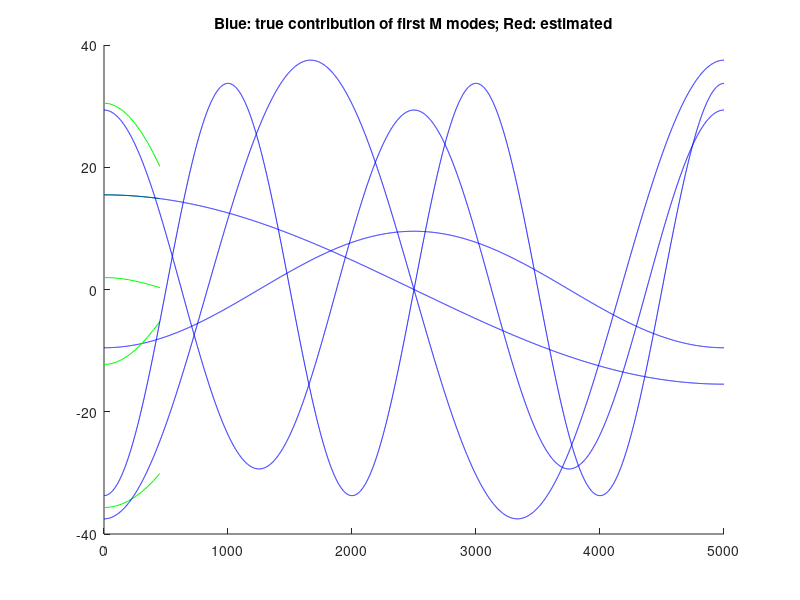

This figure's MATLAB source: (Note: this script raises an error after producing the figure.)
G=20;%true number of modes
M=5;%number of modes fit


for ii=1:1
atrue=randn(G,1).*[G:-1:1]';%3.*[G:-1:1]';atrue=atrue(1:G);
NN=0:5000;
%depth_ind=1:length(NN);
depth_ind=[1:50:500];


for n=1:G
  Ftrue(:,n) = cos(n.*pi*NN'./NN(end));
end


F1=Ftrue(depth_ind,1:M);


eta_true=Ftrue(depth_ind,:)*atrue;


eta1=eta_true+10.*randn(size(eta_true));



ahat(:,ii)=F1\eta1;
%ahat1(:,ii) = F1\eta1;

normfac(ii)=atrue(1)./ahat(1,ii);
%normfac1(ii)=atrue(1)./ahat1(1,ii);

%atrue(1:M)

figure
hold on
for n=1:M
    %plot(NN(depth_ind),normfac1.*ahat1(n).*F1(:,n),'r')
    plot(NN(depth_ind),normfac.*ahat(n).*F1(:,n),'g')
    plot(NN,atrue(n).*Ftrue(:,n),'b')
end
title('Blue: true contribution of first M modes; Red: estimated')

end
%plot(ahat.*repmat(normfac,M,1) - ahat1.*repmat(normfac1,M,1));
coher(ahat(1,:),ahat(2,:),1,5,'1','2');
%coher(ahat1(1,:),ahat1(2,:),1,5,'1','2');